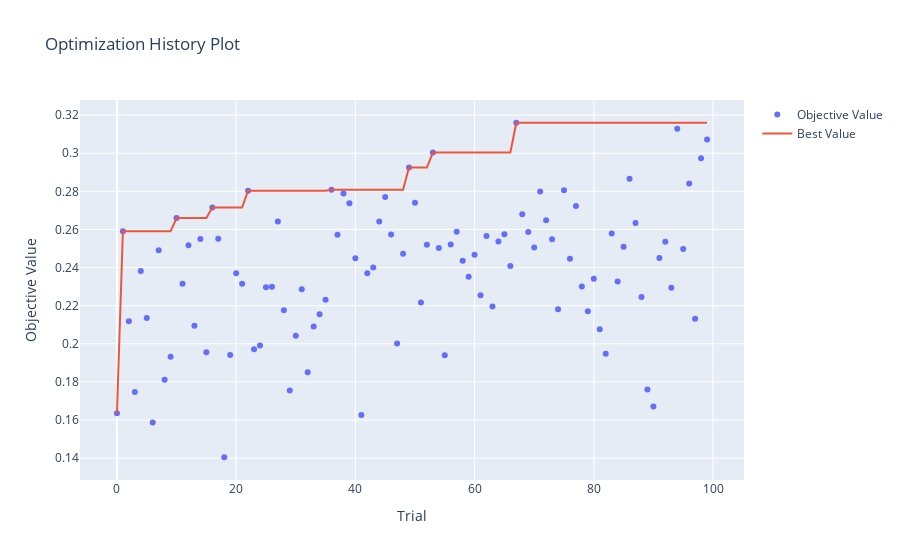

The notebook cell saved with this chart:
### Code cell
optuna.visualization.plot_optimization_history(**{"study": study})
